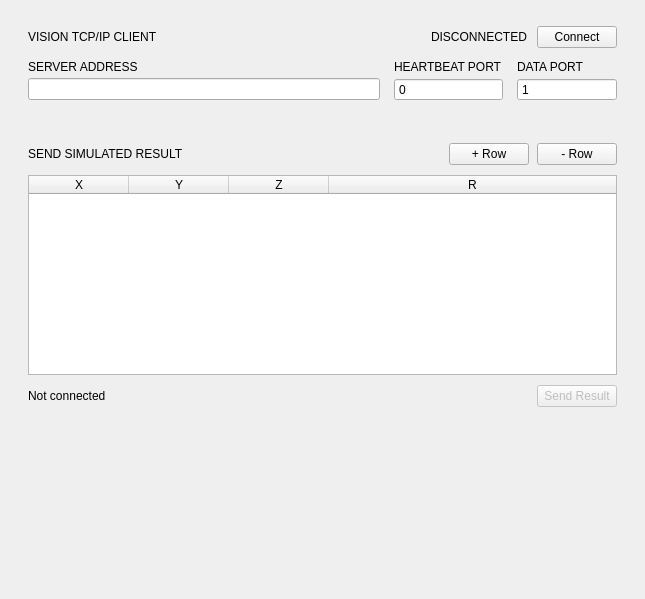
<?xml version="1.0" encoding="UTF-8"?>
<ui version="4.0">
 <class>VisionTcpipClientDeviceWidget</class>
 <widget class="QWidget" name="VisionTcpipClientDeviceWidget">
  <property name="geometry">
   <rect>
    <x>0</x>
    <y>0</y>
    <width>645</width>
    <height>599</height>
   </rect>
  </property>
  <property name="sizePolicy">
   <sizepolicy hsizetype="Preferred" vsizetype="Preferred">
    <horstretch>0</horstretch>
    <verstretch>0</verstretch>
   </sizepolicy>
  </property>
  <property name="minimumSize">
   <size>
    <width>0</width>
    <height>0</height>
   </size>
  </property>
  <property name="baseSize">
   <size>
    <width>0</width>
    <height>0</height>
   </size>
  </property>
  <property name="windowTitle">
   <string>Form</string>
  </property>
  <layout class="QVBoxLayout" name="verticalLayout">
   <property name="spacing">
    <number>10</number>
   </property>
   <property name="leftMargin">
    <number>10</number>
   </property>
   <property name="topMargin">
    <number>10</number>
   </property>
   <property name="rightMargin">
    <number>10</number>
   </property>
   <property name="bottomMargin">
    <number>10</number>
   </property>
   <item>
    <widget class="FrameBox" name="frame_connection">
     <property name="frameShape">
      <enum>QFrame::Shape::NoFrame</enum>
     </property>
     <layout class="QVBoxLayout" name="connLayout">
      <property name="spacing">
       <number>12</number>
      </property>
      <property name="leftMargin">
       <number>18</number>
      </property>
      <property name="topMargin">
       <number>16</number>
      </property>
      <property name="rightMargin">
       <number>18</number>
      </property>
      <property name="bottomMargin">
       <number>16</number>
      </property>
      <item>
       <layout class="QHBoxLayout" name="connHeaderRow">
        <property name="spacing">
         <number>10</number>
        </property>
        <item>
         <widget class="QLabel" name="lbl_conn_title">
          <property name="text">
           <string>VISION TCP/IP CLIENT</string>
          </property>
         </widget>
        </item>
        <item>
         <spacer name="connHeaderSpacer">
          <property name="orientation">
           <enum>Qt::Orientation::Horizontal</enum>
          </property>
          <property name="sizeHint" stdset="0">
           <size>
            <width>20</width>
            <height>10</height>
           </size>
          </property>
         </spacer>
        </item>
        <item>
         <widget class="ConnectionStateDot" name="lbl_conn_dot">
          <property name="minimumSize">
           <size>
            <width>10</width>
            <height>10</height>
           </size>
          </property>
          <property name="maximumSize">
           <size>
            <width>10</width>
            <height>10</height>
           </size>
          </property>
          <property name="text">
           <string/>
          </property>
         </widget>
        </item>
        <item>
         <widget class="ConnectionStateLabel" name="lbl_conn_state">
          <property name="text">
           <string>DISCONNECTED</string>
          </property>
         </widget>
        </item>
        <item>
         <widget class="ConnectionActionButton" name="btn_connect">
          <property name="cursor">
           <cursorShape>PointingHandCursor</cursorShape>
          </property>
          <property name="focusPolicy">
           <enum>Qt::FocusPolicy::NoFocus</enum>
          </property>
          <property name="text">
           <string>Connect</string>
          </property>
         </widget>
        </item>
       </layout>
      </item>
      <item>
       <layout class="QGridLayout" name="connFieldGrid">
        <property name="horizontalSpacing">
         <number>14</number>
        </property>
        <property name="verticalSpacing">
         <number>4</number>
        </property>
        <item row="1" column="0">
         <widget class="QLineEdit" name="ledit_ip"/>
        </item>
        <item row="1" column="1">
         <widget class="QSpinBox" name="spb_port_heartbeat">
          <property name="minimumSize">
           <size>
            <width>100</width>
            <height>0</height>
           </size>
          </property>
          <property name="buttonSymbols">
           <enum>QAbstractSpinBox::ButtonSymbols::NoButtons</enum>
          </property>
          <property name="minimum">
           <number>0</number>
          </property>
          <property name="maximum">
           <number>65535</number>
          </property>
         </widget>
        </item>
        <item row="1" column="2">
         <widget class="QSpinBox" name="spb_port_data">
          <property name="minimumSize">
           <size>
            <width>100</width>
            <height>0</height>
           </size>
          </property>
          <property name="buttonSymbols">
           <enum>QAbstractSpinBox::ButtonSymbols::NoButtons</enum>
          </property>
          <property name="minimum">
           <number>1</number>
          </property>
          <property name="maximum">
           <number>10000</number>
          </property>
         </widget>
        </item>
        <item row="0" column="1">
         <widget class="QLabel" name="lbl_port_heartbeat">
          <property name="text">
           <string>HEARTBEAT PORT</string>
          </property>
         </widget>
        </item>
        <item row="0" column="2">
         <widget class="QLabel" name="lbl_port_data">
          <property name="text">
           <string>DATA PORT</string>
          </property>
         </widget>
        </item>
        <item row="0" column="0">
         <widget class="QLabel" name="lbl_ip">
          <property name="text">
           <string>SERVER ADDRESS</string>
          </property>
         </widget>
        </item>
       </layout>
      </item>
     </layout>
    </widget>
   </item>
   <item>
    <widget class="FrameBox" name="frame_send_result">
     <property name="minimumSize">
      <size>
       <width>0</width>
       <height>0</height>
      </size>
     </property>
     <property name="baseSize">
      <size>
       <width>0</width>
       <height>296</height>
      </size>
     </property>
     <property name="frameShape">
      <enum>QFrame::Shape::NoFrame</enum>
     </property>
     <layout class="QVBoxLayout" name="sendLayout">
      <property name="spacing">
       <number>10</number>
      </property>
      <property name="leftMargin">
       <number>18</number>
      </property>
      <property name="topMargin">
       <number>16</number>
      </property>
      <property name="rightMargin">
       <number>18</number>
      </property>
      <property name="bottomMargin">
       <number>16</number>
      </property>
      <item>
       <layout class="QHBoxLayout" name="sendHeaderRow">
        <property name="spacing">
         <number>8</number>
        </property>
        <item>
         <widget class="QLabel" name="lbl_send_title">
          <property name="text">
           <string>SEND SIMULATED RESULT</string>
          </property>
         </widget>
        </item>
        <item>
         <spacer name="sendHeaderSpacer">
          <property name="orientation">
           <enum>Qt::Orientation::Horizontal</enum>
          </property>
          <property name="sizeHint" stdset="0">
           <size>
            <width>20</width>
            <height>10</height>
           </size>
          </property>
         </spacer>
        </item>
        <item>
         <widget class="QPushButton" name="btn_add_row">
          <property name="cursor">
           <cursorShape>PointingHandCursor</cursorShape>
          </property>
          <property name="focusPolicy">
           <enum>Qt::FocusPolicy::NoFocus</enum>
          </property>
          <property name="text">
           <string>+ Row</string>
          </property>
         </widget>
        </item>
        <item>
         <widget class="QPushButton" name="btn_remove_row">
          <property name="cursor">
           <cursorShape>PointingHandCursor</cursorShape>
          </property>
          <property name="focusPolicy">
           <enum>Qt::FocusPolicy::NoFocus</enum>
          </property>
          <property name="text">
           <string>- Row</string>
          </property>
         </widget>
        </item>
       </layout>
      </item>
      <item>
       <widget class="QTableWidget" name="tbl_positions">
        <property name="minimumSize">
         <size>
          <width>0</width>
          <height>200</height>
         </size>
        </property>
        <property name="selectionBehavior">
         <enum>QAbstractItemView::SelectionBehavior::SelectRows</enum>
        </property>
        <property name="columnCount">
         <number>4</number>
        </property>
        <attribute name="horizontalHeaderStretchLastSection">
         <bool>true</bool>
        </attribute>
        <column>
         <property name="text">
          <string>X</string>
         </property>
        </column>
        <column>
         <property name="text">
          <string>Y</string>
         </property>
        </column>
        <column>
         <property name="text">
          <string>Z</string>
         </property>
        </column>
        <column>
         <property name="text">
          <string>R</string>
         </property>
        </column>
       </widget>
      </item>
      <item>
       <layout class="QHBoxLayout" name="sendBtnRow">
        <item>
         <widget class="SendStateHintLabel" name="lbl_send_hint">
          <property name="text">
           <string>Not connected</string>
          </property>
         </widget>
        </item>
        <item>
         <spacer name="sendBtnSpacer">
          <property name="orientation">
           <enum>Qt::Orientation::Horizontal</enum>
          </property>
          <property name="sizeHint" stdset="0">
           <size>
            <width>20</width>
            <height>10</height>
           </size>
          </property>
         </spacer>
        </item>
        <item>
         <widget class="QPushButton" name="btn_send_result">
          <property name="enabled">
           <bool>false</bool>
          </property>
          <property name="cursor">
           <cursorShape>PointingHandCursor</cursorShape>
          </property>
          <property name="focusPolicy">
           <enum>Qt::FocusPolicy::NoFocus</enum>
          </property>
          <property name="text">
           <string>Send Result</string>
          </property>
         </widget>
        </item>
       </layout>
      </item>
     </layout>
    </widget>
   </item>
   <item>
    <widget class="FrameBox" name="frame_kinematic_check">
     <property name="minimumSize">
      <size>
       <width>0</width>
       <height>0</height>
      </size>
     </property>
     <property name="sizeIncrement">
      <size>
       <width>0</width>
       <height>0</height>
      </size>
     </property>
     <property name="baseSize">
      <size>
       <width>0</width>
       <height>0</height>
      </size>
     </property>
     <property name="frameShape">
      <enum>QFrame::Shape::NoFrame</enum>
     </property>
     <property name="frameShadow">
      <enum>QFrame::Shadow::Plain</enum>
     </property>
     <layout class="QHBoxLayout" name="horizontalLayout">
      <property name="spacing">
       <number>10</number>
      </property>
      <property name="leftMargin">
       <number>18</number>
      </property>
      <property name="topMargin">
       <number>16</number>
      </property>
      <property name="rightMargin">
       <number>18</number>
      </property>
      <property name="bottomMargin">
       <number>16</number>
      </property>
      <item>
       <widget class="RobotKinematicCheckWidget" name="widget_kinematic_check" native="true"/>
      </item>
     </layout>
    </widget>
   </item>
   <item>
    <spacer name="verticalSpacer">
     <property name="orientation">
      <enum>Qt::Orientation::Vertical</enum>
     </property>
     <property name="sizeHint" stdset="0">
      <size>
       <width>20</width>
       <height>40</height>
      </size>
     </property>
    </spacer>
   </item>
  </layout>
 </widget>
 <customwidgets>
  <customwidget>
   <class>FrameBox</class>
   <extends>QFrame</extends>
   <header location="global">ui/widgets/controls/frame_box.h</header>
   <container>1</container>
  </customwidget>
  <customwidget>
   <class>ConnectionStateDot</class>
   <extends>QLabel</extends>
   <header location="global">ui/widgets/controls/connection_state_dot.h</header>
  </customwidget>
  <customwidget>
   <class>ConnectionStateLabel</class>
   <extends>QLabel</extends>
   <header location="global">ui/widgets/controls/connection_state_label.h</header>
  </customwidget>
  <customwidget>
   <class>ConnectionActionButton</class>
   <extends>QPushButton</extends>
   <header location="global">ui/widgets/controls/connection_action_button.h</header>
  </customwidget>
  <customwidget>
   <class>SendStateHintLabel</class>
   <extends>QLabel</extends>
   <header location="global">ui/widgets/controls/send_state_hint_label.h</header>
  </customwidget>
  <customwidget>
   <class>RobotKinematicCheckWidget</class>
   <extends>QWidget</extends>
   <header location="global">ui/forms/vision_output/robot_kinematic_check_widget.h</header>
   <container>1</container>
  </customwidget>
 </customwidgets>
 <resources/>
 <connections/>
</ui>
